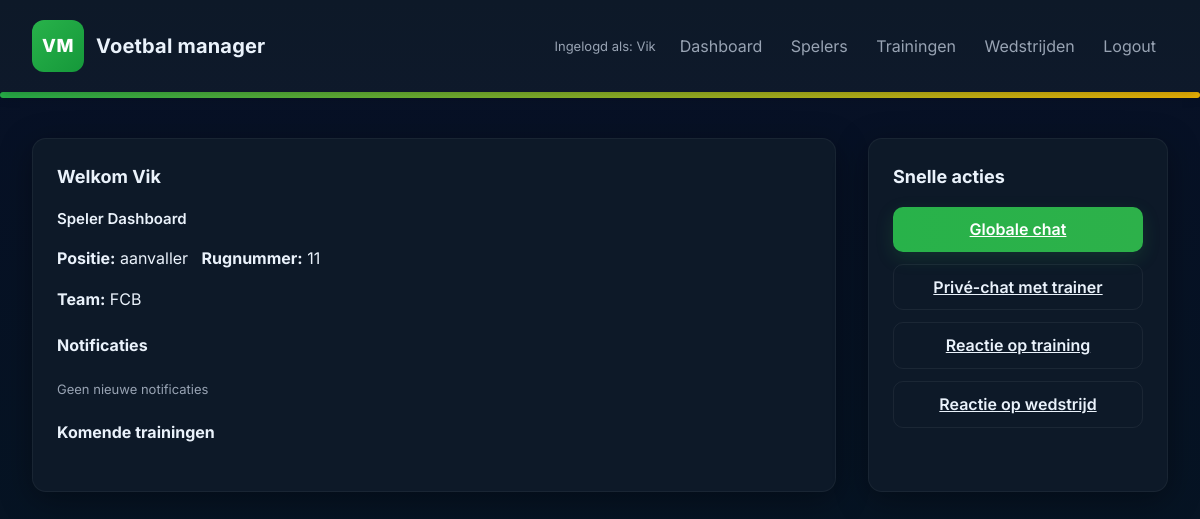
/dashboard (signed in), run on the app's committed database.
### tables this page shows
CREATE TABLE spelers (
                id INTEGER PRIMARY KEY AUTOINCREMENT,
                username TEXT NOT NULL UNIQUE,
                password TEXT NOT NULL,
                positie TEXT,
                rugnummer TEXT,
                team TEXT
            );

### dashboard.py (the view, shortened to what this page needs)
@dashboard_bp.route("/dashboard", endpoint="dashboard")
@login_required
def dashboard():
    role = session.get("role")
    speler_id = session.get("speler_id")
    speler = query_db("SELECT * FROM spelers WHERE id=?", (speler_id,), one=True)
    trainingen = query_db("SELECT * FROM trainingen ORDER BY datum, tijd LIMIT 5")
    wedstrijden = query_db("SELECT * FROM wedstrijden ORDER BY datum, tijd LIMIT 5")
    meldingen = query_db(
        "SELECT w.* FROM wedstrijden w "
        "JOIN wedstrijd_spelers ws ON w.id = ws.wedstrijd_id "
        "WHERE ws.speler_id = ? "
        "ORDER BY w.datum, w.tijd",
        (speler_id,),
    )
    return render_template(
        "basis/dashboard.html",
        role=role,
        speler=speler,
        trainingen=trainingen,
        wedstrijden=wedstrijden,
        meldingen=meldingen,
    )

### auth.py (called while the page is built)
def login_required(f):
    @wraps(f)
    def wrapper(*args, **kwargs):
        if "user" not in session:
            return redirect(url_for("auth.login"))
        return f(*args, **kwargs)
    return wrapper

### db.py (called while the page is built)
def get_db():
    conn = sqlite3.connect("database.db")
    conn.row_factory = sqlite3.Row
    return conn

def query_db(query, args=(), one=False, commit=False):
    conn = get_db()
    cur = conn.cursor()
    cur.execute(query, args)
    if commit:
        conn.commit()
    rows = cur.fetchall()
    conn.close()
    if one:
        return rows[0] if rows else None
    return rows

### templates/basis/dashboard.html (shortened to what this page needs)
{% extends 'basis/base.html' %}
{% block content %}
<div class="panel card">
    <h2>Welkom {{ session.user }}</h2>
    {% if role == "trainer" %}
        <h3>Trainer Dashboard</h3>
        <div class="form-row">
            <div class="stat"><div class="label">Spelers</div><div class="value">{{ spelers_count }}</div></div>
            <div class="stat"><div class="label">Trainingen</div><div class="value">{{ trainingen_count }}</div></div>
            <div class="stat"><div class="label">Wedstrijden</div><div class="value">{{ wedstrijden_count }}</div></div>
        </div>
        <div style="margin-top:12px">
            <a class="btn btn-primary" href="{{ url_for('players.players_list') }}">Spelers beheren</a>
            <a class="btn btn-ghost" href="{{ url_for('training.training_list') }}">Trainingen</a>
        </div>
    {% else %}
        <h3>Speler Dashboard</h3>
        <p><strong>Positie:</strong> {{ speler.positie }} &nbsp; <strong>Rugnummer:</strong> {{ speler.rugnummer }}</p>
        <p><strong>Team:</strong> {{ speler.team }}</p>
        <h4>Notificaties</h4>
        {% if meldingen %}
            <ul>
                {% for m in meldingen %}
                    <li>{{ m.tegenstander }} — {{ m.datum | datetimeformat }} {{ m.tijd }}</li>
                {% endfor %}
            </ul>
        {% else %}
            <p class="muted small">Geen nieuwe notificaties</p>
        {% endif %}
        <h4>Komende trainingen</h4>
    {% endif %}
</div>
{% endblock %}

### templates/basis/base.html (shortened to what this page needs)
<!DOCTYPE html>
<html lang="nl">
{% set current = request.endpoint or '' %}
{% set is_auth_page = current in ['auth.login', 'auth.register', 'auth.index'] %}
<head>
    <link rel="stylesheet" href="{{ url_for('static', filename='style.css') }}">
</head>
<body class="{% if is_auth_page %}auth-page{% endif %}">
<header class="site-header">
    <div class="brand">
        <div class="logo">VM</div>
        <h1>Voetbal manager</h1>
    </div>
    {% if session.get('user') %}
        <div class="nav">
            <span class="muted small">Ingelogd als: {{ session.get('user') }}</span>
            <nav>
                <a href="{{ url_for('dashboard.dashboard') }}">Dashboard</a>
                <a href="{{ url_for('players.players_list') }}">Spelers</a>
                <a href="{{ url_for('training.training_list') }}">Trainingen</a>
                <a href="{{ url_for('wedstrijden.wedstrijden_list') }}">Wedstrijden</a>
                <a href="{{ url_for('auth.logout') }}">Logout</a>
            </nav>
        </div>
    {% endif %}
</header>
<div class="header-stripe"></div>
<main class="container">
    <div class="main-layout">
        <div class="page-content">
            {% block content %}{% endblock %}
        </div>
        {% set current = request.endpoint or '' %}
        {% set is_auth_page = current in ['auth.login', 'auth.register', 'auth.index'] %}
        {% set is_training_page = current.startswith('training.') %}
        {% set is_wedstrijd_page = current.startswith('wedstrijden.') %}
        {% set is_dashboard_page = current == 'dashboard.dashboard' %}
        {% if session.get('user') and not is_auth_page %}
            <aside class="sidebar">
                <div class="panel card">
                    <h2>Snelle acties</h2>
                    <div class="widget">
                        <a class="btn btn-primary" href="{{ url_for('chat.chat_global') }}">Globale chat</a>
                    </div>
                    <div class="widget">
                        <a class="btn btn-ghost" href="{{ url_for('chat.chat_trainer') }}">Privé-chat met trainer</a>
                    </div>
                    {% if is_training_page or is_dashboard_page %}
                        <div class="widget">
                            <a class="btn btn-ghost" href="{{ url_for('training.training_list') }}">Reactie op training</a>
                        </div>
                    {% endif %}
                    {% if is_wedstrijd_page or is_dashboard_page %}
                        <div class="widget">
                            <a class="btn btn-ghost" href="{{ url_for('wedstrijden.wedstrijden_list') }}">Reactie op wedstrijd</a>
                        </div>
                    {% endif %}
                </div>
            </aside>
        {% endif %}
    </div>
</main>
</body>
</html>

### style/style.css (style rules this page uses)
:root { --font-sans: 'Inter', system-ui, -apple-system, 'Segoe UI', Roboto, 'Helvetica Neue', Arial; --bg:#071026; --panel:#0d1928; --accent:#28b24a; --accent-2:#f2b705; --muted:#98a3b3; --text:#eaf2fb; --glass: rgba(255,255,255,0.04); --glass-2: rgba(255,255,255,0.02); --radius: 10px; --shadow: 0 6px 18px rgba(2,6,23,0.6); }
* { box-sizing:border-box }
html,body { height:100%; margin:0; padding:0 }
body { font-family:var(--font-sans); background: linear-gradient(180deg,var(--bg) 0%, #061423 70%); color:var(--text); -webkit-font-smoothing:antialiased; -moz-osx-font-smoothing:grayscale; line-height:1.55; display:flex; flex-direction:column; }
.container { max-width:1280px; margin:28px auto; padding:0 32px; width:100%; }
.site-header { display:flex; align-items:center; justify-content:space-between; gap:24px; padding:20px 32px; border-radius:0; background:linear-gradient(180deg,var(--panel), rgba(15,26,43,0.90)); box-shadow:0 2px 12px rgba(0,0,0,0.25); z-index:100; }
.brand { display:flex;align-items:center;gap:12px; }
.brand .logo { width:52px;height:52px;border-radius:12px;background:linear-gradient(135deg,var(--accent),#15983a); display:flex;align-items:center;justify-content:center;font-weight:800;color:#fff;font-size:18px;letter-spacing:0.6px; }
.brand h1 { font-size:20px;margin:0;font-weight:700;letter-spacing:0.2px }
.nav { display:flex;gap:12px;align-items:center }
.nav a { color:var(--muted);text-decoration:none;padding:8px 12px;border-radius:8px }
.main-layout { display:grid;grid-template-columns:1fr 300px;gap:32px;margin-top:12px;align-items:stretch;grid-auto-rows:1fr }
body:not(.auth-page) .layout, body:not(.auth-page) .main-layout { align-items:stretch }
body:not(.auth-page) .layout > div:first-child, body:not(.auth-page) .main-layout > div:first-child, body:not(.auth-page) .page-content { display:flex;flex-direction:column }
body:not(.auth-page) .layout .panel, body:not(.auth-page) .layout .card, body:not(.auth-page) .main-layout .panel, body:not(.auth-page) .main-layout .card, body:not(.auth-page) .sidebar .panel, body:not(.auth-page) .sidebar .card { height:100% }
.page-content { min-width:0;display:flex;flex-direction:column;gap:32px; }
.sidebar { min-width:0; }
.sidebar .panel { position:relative;width:100%; }
.sidebar .widget { margin-bottom:16px; }
.sidebar .widget:last-child { margin-bottom:0; }
.sidebar .widget a { display:block;width:100%;text-align:center; }
.panel { background:linear-gradient(180deg, rgba(255,255,255,0.02), rgba(255,255,255,0.01)); border-radius:14px; padding:28px; border:1px solid rgba(255,255,255,0.04); box-shadow: 0 8px 32px rgba(0,0,0,0.35); }
.card { background:var(--panel);border-radius:14px;padding:24px;color:var(--text);border:1px solid rgba(255,255,255,0.05) }
.card h2 { margin:0 0 16px 0;font-size:18px;font-weight:700 }
.card h3 { margin:0 0 12px 0;font-size:15px;color:var(--text);font-weight:600 }
.btn { display:inline-flex;align-items:center;gap:8px;padding:10px 14px;border-radius:10px;border:0;cursor:pointer;font-weight:600;font-family:var(--font-sans) }
.btn-primary { background:linear-gradient(90deg,var(--accent),#2db14a);color:white;box-shadow:0 6px 18px rgba(47,168,79,0.18) }
.btn-ghost { background:transparent;border:1px solid rgba(255,255,255,0.06);color:var(--text) }
.sidebar .widget { margin-bottom:12px }
.muted { color:var(--muted) }
.small { font-size:13px }
h1 { font-size:24px;margin:0 0 8px 0 }
h2 { font-size:20px;margin:0 0 10px 0 }
h3 { font-size:16px;margin:0 0 8px 0 }
.header-stripe { height:6px;border-radius:6px;background:linear-gradient(90deg,var(--accent),var(--accent-2)) }

### data on the page
spelers: get "Vik", user "Vik", positie "aanvaller", rugnummer "11", team "FCB"
